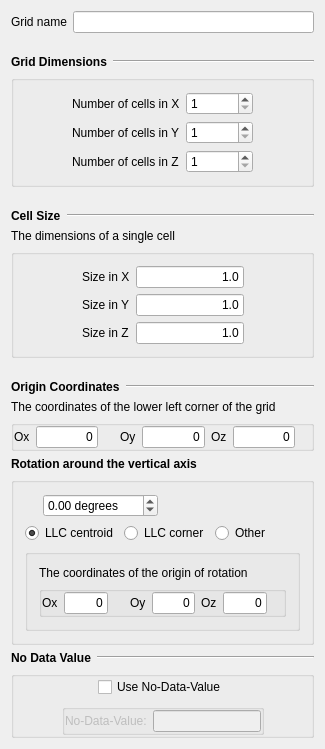
<?xml version="1.0" encoding="UTF-8"?>
<ui version="4.0">
 <class>CsvGridImport</class>
 <widget class="QWidget" name="CsvGridImport">
  <property name="geometry">
   <rect>
    <x>0</x>
    <y>0</y>
    <width>325</width>
    <height>730</height>
   </rect>
  </property>
  <property name="windowTitle">
   <string>Grid Characteristics</string>
  </property>
  <layout class="QVBoxLayout" name="verticalLayout_3">
   <item>
    <layout class="QHBoxLayout">
     <property name="spacing">
      <number>6</number>
     </property>
     <property name="margin">
      <number>0</number>
     </property>
     <item>
      <widget class="QLabel" name="TextLabel4_4">
       <property name="sizePolicy">
        <sizepolicy hsizetype="Fixed" vsizetype="Preferred">
         <horstretch>0</horstretch>
         <verstretch>0</verstretch>
        </sizepolicy>
       </property>
       <property name="text">
        <string>Grid name</string>
       </property>
       <property name="wordWrap">
        <bool>false</bool>
       </property>
      </widget>
     </item>
     <item>
      <widget class="QLineEdit" name="name_">
       <property name="toolTip">
        <string>name of new grid</string>
       </property>
      </widget>
     </item>
    </layout>
   </item>
   <item>
    <spacer name="Spacer6">
     <property name="orientation">
      <enum>Qt::Vertical</enum>
     </property>
     <property name="sizeType">
      <enum>QSizePolicy::Fixed</enum>
     </property>
     <property name="sizeHint" stdset="0">
      <size>
       <width>20</width>
       <height>16</height>
      </size>
     </property>
    </spacer>
   </item>
   <item>
    <layout class="QHBoxLayout">
     <property name="spacing">
      <number>6</number>
     </property>
     <property name="margin">
      <number>0</number>
     </property>
     <item>
      <widget class="QLabel" name="TextLabel1">
       <property name="sizePolicy">
        <sizepolicy hsizetype="Fixed" vsizetype="Fixed">
         <horstretch>0</horstretch>
         <verstretch>0</verstretch>
        </sizepolicy>
       </property>
       <property name="font">
        <font>
         <weight>75</weight>
         <bold>true</bold>
        </font>
       </property>
       <property name="text">
        <string>Grid Dimensions</string>
       </property>
       <property name="wordWrap">
        <bool>false</bool>
       </property>
      </widget>
     </item>
     <item>
      <widget class="Line" name="Line1">
       <property name="sizePolicy">
        <sizepolicy hsizetype="Expanding" vsizetype="Fixed">
         <horstretch>0</horstretch>
         <verstretch>0</verstretch>
        </sizepolicy>
       </property>
       <property name="frameShape">
        <enum>QFrame::HLine</enum>
       </property>
       <property name="frameShadow">
        <enum>QFrame::Sunken</enum>
       </property>
      </widget>
     </item>
    </layout>
   </item>
   <item>
    <widget class="QGroupBox" name="GroupBox1">
     <property name="maximumSize">
      <size>
       <width>32767</width>
       <height>120</height>
      </size>
     </property>
     <property name="title">
      <string/>
     </property>
     <layout class="QHBoxLayout">
      <property name="spacing">
       <number>6</number>
      </property>
      <property name="margin">
       <number>11</number>
      </property>
      <item>
       <spacer name="Spacer9">
        <property name="orientation">
         <enum>Qt::Horizontal</enum>
        </property>
        <property name="sizeType">
         <enum>QSizePolicy::Expanding</enum>
        </property>
        <property name="sizeHint" stdset="0">
         <size>
          <width>20</width>
          <height>20</height>
         </size>
        </property>
       </spacer>
      </item>
      <item>
       <layout class="QGridLayout">
        <property name="margin">
         <number>0</number>
        </property>
        <property name="spacing">
         <number>6</number>
        </property>
        <item row="0" column="0">
         <widget class="QLabel" name="TextLabel4">
          <property name="sizePolicy">
           <sizepolicy hsizetype="Fixed" vsizetype="Preferred">
            <horstretch>0</horstretch>
            <verstretch>0</verstretch>
           </sizepolicy>
          </property>
          <property name="text">
           <string>Number of cells in X</string>
          </property>
          <property name="wordWrap">
           <bool>false</bool>
          </property>
         </widget>
        </item>
        <item row="1" column="1">
         <widget class="QSpinBox" name="ny_">
          <property name="sizePolicy">
           <sizepolicy hsizetype="Maximum" vsizetype="Fixed">
            <horstretch>0</horstretch>
            <verstretch>0</verstretch>
           </sizepolicy>
          </property>
          <property name="maximumSize">
           <size>
            <width>80</width>
            <height>32767</height>
           </size>
          </property>
          <property name="minimum">
           <number>1</number>
          </property>
          <property name="maximum">
           <number>1000000000</number>
          </property>
         </widget>
        </item>
        <item row="2" column="1">
         <widget class="QSpinBox" name="nz_">
          <property name="sizePolicy">
           <sizepolicy hsizetype="Maximum" vsizetype="Fixed">
            <horstretch>0</horstretch>
            <verstretch>0</verstretch>
           </sizepolicy>
          </property>
          <property name="maximumSize">
           <size>
            <width>80</width>
            <height>32767</height>
           </size>
          </property>
          <property name="minimum">
           <number>1</number>
          </property>
          <property name="maximum">
           <number>1000000000</number>
          </property>
         </widget>
        </item>
        <item row="1" column="0">
         <widget class="QLabel" name="TextLabel4_2">
          <property name="sizePolicy">
           <sizepolicy hsizetype="Fixed" vsizetype="Preferred">
            <horstretch>0</horstretch>
            <verstretch>0</verstretch>
           </sizepolicy>
          </property>
          <property name="text">
           <string>Number of cells in Y</string>
          </property>
          <property name="wordWrap">
           <bool>false</bool>
          </property>
         </widget>
        </item>
        <item row="0" column="1">
         <widget class="QSpinBox" name="nx_">
          <property name="sizePolicy">
           <sizepolicy hsizetype="Maximum" vsizetype="Fixed">
            <horstretch>0</horstretch>
            <verstretch>0</verstretch>
           </sizepolicy>
          </property>
          <property name="maximumSize">
           <size>
            <width>80</width>
            <height>32767</height>
           </size>
          </property>
          <property name="minimum">
           <number>1</number>
          </property>
          <property name="maximum">
           <number>100000000</number>
          </property>
         </widget>
        </item>
        <item row="2" column="0">
         <widget class="QLabel" name="TextLabel4_3">
          <property name="sizePolicy">
           <sizepolicy hsizetype="Fixed" vsizetype="Preferred">
            <horstretch>0</horstretch>
            <verstretch>0</verstretch>
           </sizepolicy>
          </property>
          <property name="text">
           <string>Number of cells in Z</string>
          </property>
          <property name="wordWrap">
           <bool>false</bool>
          </property>
         </widget>
        </item>
       </layout>
      </item>
      <item>
       <spacer name="Spacer8">
        <property name="orientation">
         <enum>Qt::Horizontal</enum>
        </property>
        <property name="sizeType">
         <enum>QSizePolicy::Expanding</enum>
        </property>
        <property name="sizeHint" stdset="0">
         <size>
          <width>20</width>
          <height>20</height>
         </size>
        </property>
       </spacer>
      </item>
     </layout>
    </widget>
   </item>
   <item>
    <spacer name="Spacer14_2">
     <property name="orientation">
      <enum>Qt::Vertical</enum>
     </property>
     <property name="sizeType">
      <enum>QSizePolicy::Fixed</enum>
     </property>
     <property name="sizeHint" stdset="0">
      <size>
       <width>20</width>
       <height>16</height>
      </size>
     </property>
    </spacer>
   </item>
   <item>
    <layout class="QHBoxLayout">
     <property name="spacing">
      <number>6</number>
     </property>
     <property name="margin">
      <number>0</number>
     </property>
     <item>
      <widget class="QLabel" name="TextLabel1_2">
       <property name="sizePolicy">
        <sizepolicy hsizetype="Fixed" vsizetype="Fixed">
         <horstretch>0</horstretch>
         <verstretch>0</verstretch>
        </sizepolicy>
       </property>
       <property name="font">
        <font>
         <weight>75</weight>
         <bold>true</bold>
        </font>
       </property>
       <property name="text">
        <string>Cell Size</string>
       </property>
       <property name="wordWrap">
        <bool>false</bool>
       </property>
      </widget>
     </item>
     <item>
      <widget class="Line" name="Line1_2">
       <property name="sizePolicy">
        <sizepolicy hsizetype="Minimum" vsizetype="Fixed">
         <horstretch>0</horstretch>
         <verstretch>0</verstretch>
        </sizepolicy>
       </property>
       <property name="frameShape">
        <enum>QFrame::HLine</enum>
       </property>
       <property name="frameShadow">
        <enum>QFrame::Sunken</enum>
       </property>
      </widget>
     </item>
    </layout>
   </item>
   <item>
    <widget class="QLabel" name="TextLabel2_2">
     <property name="text">
      <string>The dimensions of a single cell</string>
     </property>
     <property name="wordWrap">
      <bool>false</bool>
     </property>
    </widget>
   </item>
   <item>
    <widget class="QGroupBox" name="GroupBox1_2">
     <property name="maximumSize">
      <size>
       <width>32767</width>
       <height>120</height>
      </size>
     </property>
     <property name="title">
      <string/>
     </property>
     <layout class="QHBoxLayout">
      <property name="spacing">
       <number>6</number>
      </property>
      <property name="margin">
       <number>11</number>
      </property>
      <item>
       <spacer name="Spacer9_2">
        <property name="orientation">
         <enum>Qt::Horizontal</enum>
        </property>
        <property name="sizeType">
         <enum>QSizePolicy::Expanding</enum>
        </property>
        <property name="sizeHint" stdset="0">
         <size>
          <width>20</width>
          <height>20</height>
         </size>
        </property>
       </spacer>
      </item>
      <item>
       <layout class="QGridLayout">
        <property name="margin">
         <number>0</number>
        </property>
        <property name="spacing">
         <number>6</number>
        </property>
        <item row="0" column="1">
         <widget class="QLineEdit" name="x_size_">
          <property name="text">
           <string>1.0</string>
          </property>
          <property name="alignment">
           <set>Qt::AlignRight</set>
          </property>
         </widget>
        </item>
        <item row="1" column="1">
         <widget class="QLineEdit" name="y_size_">
          <property name="text">
           <string>1.0</string>
          </property>
          <property name="alignment">
           <set>Qt::AlignRight</set>
          </property>
         </widget>
        </item>
        <item row="2" column="1">
         <widget class="QLineEdit" name="z_size_">
          <property name="text">
           <string>1.0</string>
          </property>
          <property name="alignment">
           <set>Qt::AlignRight</set>
          </property>
         </widget>
        </item>
        <item row="0" column="0">
         <widget class="QLabel" name="TextLabel4_5">
          <property name="sizePolicy">
           <sizepolicy hsizetype="Fixed" vsizetype="Preferred">
            <horstretch>0</horstretch>
            <verstretch>0</verstretch>
           </sizepolicy>
          </property>
          <property name="text">
           <string>Size in X</string>
          </property>
          <property name="wordWrap">
           <bool>false</bool>
          </property>
         </widget>
        </item>
        <item row="1" column="0">
         <widget class="QLabel" name="TextLabel4_2_2">
          <property name="sizePolicy">
           <sizepolicy hsizetype="Fixed" vsizetype="Preferred">
            <horstretch>0</horstretch>
            <verstretch>0</verstretch>
           </sizepolicy>
          </property>
          <property name="text">
           <string>Size in Y</string>
          </property>
          <property name="wordWrap">
           <bool>false</bool>
          </property>
         </widget>
        </item>
        <item row="2" column="0">
         <widget class="QLabel" name="TextLabel4_3_2">
          <property name="sizePolicy">
           <sizepolicy hsizetype="Fixed" vsizetype="Preferred">
            <horstretch>0</horstretch>
            <verstretch>0</verstretch>
           </sizepolicy>
          </property>
          <property name="text">
           <string>Size in Z</string>
          </property>
          <property name="wordWrap">
           <bool>false</bool>
          </property>
         </widget>
        </item>
       </layout>
      </item>
      <item>
       <spacer name="Spacer8_2">
        <property name="orientation">
         <enum>Qt::Horizontal</enum>
        </property>
        <property name="sizeType">
         <enum>QSizePolicy::Expanding</enum>
        </property>
        <property name="sizeHint" stdset="0">
         <size>
          <width>20</width>
          <height>20</height>
         </size>
        </property>
       </spacer>
      </item>
     </layout>
    </widget>
   </item>
   <item>
    <spacer name="Spacer14">
     <property name="orientation">
      <enum>Qt::Vertical</enum>
     </property>
     <property name="sizeType">
      <enum>QSizePolicy::Fixed</enum>
     </property>
     <property name="sizeHint" stdset="0">
      <size>
       <width>20</width>
       <height>16</height>
      </size>
     </property>
    </spacer>
   </item>
   <item>
    <layout class="QHBoxLayout">
     <property name="spacing">
      <number>6</number>
     </property>
     <property name="margin">
      <number>0</number>
     </property>
     <item>
      <widget class="QLabel" name="TextLabel1_2_2">
       <property name="sizePolicy">
        <sizepolicy hsizetype="Fixed" vsizetype="Fixed">
         <horstretch>0</horstretch>
         <verstretch>0</verstretch>
        </sizepolicy>
       </property>
       <property name="font">
        <font>
         <weight>75</weight>
         <bold>true</bold>
        </font>
       </property>
       <property name="text">
        <string>Origin Coordinates</string>
       </property>
       <property name="wordWrap">
        <bool>false</bool>
       </property>
      </widget>
     </item>
     <item>
      <widget class="Line" name="Line1_2_2">
       <property name="sizePolicy">
        <sizepolicy hsizetype="Minimum" vsizetype="Fixed">
         <horstretch>0</horstretch>
         <verstretch>0</verstretch>
        </sizepolicy>
       </property>
       <property name="frameShape">
        <enum>QFrame::HLine</enum>
       </property>
       <property name="frameShadow">
        <enum>QFrame::Sunken</enum>
       </property>
      </widget>
     </item>
    </layout>
   </item>
   <item>
    <widget class="QLabel" name="TextLabel2">
     <property name="text">
      <string>The coordinates of the lower left corner of the grid</string>
     </property>
     <property name="wordWrap">
      <bool>false</bool>
     </property>
    </widget>
   </item>
   <item>
    <widget class="QGroupBox" name="GroupBox1_2_2">
     <property name="maximumSize">
      <size>
       <width>32767</width>
       <height>120</height>
      </size>
     </property>
     <property name="title">
      <string/>
     </property>
     <layout class="QGridLayout">
      <property name="margin">
       <number>0</number>
      </property>
      <item row="0" column="1">
       <widget class="QLineEdit" name="xmn_">
        <property name="text">
         <string>0</string>
        </property>
        <property name="alignment">
         <set>Qt::AlignRight</set>
        </property>
       </widget>
      </item>
      <item row="0" column="2">
       <spacer name="Spacer10_2">
        <property name="orientation">
         <enum>Qt::Horizontal</enum>
        </property>
        <property name="sizeType">
         <enum>QSizePolicy::Fixed</enum>
        </property>
        <property name="sizeHint" stdset="0">
         <size>
          <width>16</width>
          <height>21</height>
         </size>
        </property>
       </spacer>
      </item>
      <item row="0" column="3">
       <widget class="QLabel" name="TextLabel4_5_2_2">
        <property name="sizePolicy">
         <sizepolicy hsizetype="Fixed" vsizetype="Preferred">
          <horstretch>0</horstretch>
          <verstretch>0</verstretch>
         </sizepolicy>
        </property>
        <property name="text">
         <string>Oy</string>
        </property>
        <property name="wordWrap">
         <bool>false</bool>
        </property>
       </widget>
      </item>
      <item row="0" column="4">
       <widget class="QLineEdit" name="ymn_">
        <property name="text">
         <string>0</string>
        </property>
        <property name="alignment">
         <set>Qt::AlignRight</set>
        </property>
       </widget>
      </item>
      <item row="0" column="5">
       <widget class="QLabel" name="TextLabel4_5_2_2_2">
        <property name="sizePolicy">
         <sizepolicy hsizetype="Fixed" vsizetype="Preferred">
          <horstretch>0</horstretch>
          <verstretch>0</verstretch>
         </sizepolicy>
        </property>
        <property name="text">
         <string>Oz</string>
        </property>
        <property name="wordWrap">
         <bool>false</bool>
        </property>
       </widget>
      </item>
      <item row="0" column="6">
       <widget class="QLineEdit" name="zmn_">
        <property name="text">
         <string>0</string>
        </property>
        <property name="alignment">
         <set>Qt::AlignRight</set>
        </property>
       </widget>
      </item>
      <item row="0" column="7">
       <spacer name="Spacer10_2_2">
        <property name="orientation">
         <enum>Qt::Horizontal</enum>
        </property>
        <property name="sizeType">
         <enum>QSizePolicy::Fixed</enum>
        </property>
        <property name="sizeHint" stdset="0">
         <size>
          <width>16</width>
          <height>20</height>
         </size>
        </property>
       </spacer>
      </item>
      <item row="0" column="0">
       <widget class="QLabel" name="TextLabel4_5_2">
        <property name="sizePolicy">
         <sizepolicy hsizetype="Fixed" vsizetype="Preferred">
          <horstretch>0</horstretch>
          <verstretch>0</verstretch>
         </sizepolicy>
        </property>
        <property name="text">
         <string>Ox</string>
        </property>
        <property name="wordWrap">
         <bool>false</bool>
        </property>
       </widget>
      </item>
     </layout>
    </widget>
   </item>
   <item>
    <widget class="QLabel" name="TextLabel1_2_3">
     <property name="sizePolicy">
      <sizepolicy hsizetype="Fixed" vsizetype="Fixed">
       <horstretch>0</horstretch>
       <verstretch>0</verstretch>
      </sizepolicy>
     </property>
     <property name="font">
      <font>
       <weight>75</weight>
       <bold>true</bold>
      </font>
     </property>
     <property name="text">
      <string>Rotation around the vertical axis</string>
     </property>
     <property name="wordWrap">
      <bool>false</bool>
     </property>
    </widget>
   </item>
   <item>
    <widget class="QGroupBox" name="groupBox">
     <property name="title">
      <string/>
     </property>
     <layout class="QVBoxLayout" name="verticalLayout_2">
      <item>
       <layout class="QHBoxLayout" name="horizontalLayout">
        <item>
         <spacer name="horizontalSpacer_2">
          <property name="orientation">
           <enum>Qt::Horizontal</enum>
          </property>
          <property name="sizeHint" stdset="0">
           <size>
            <width>44</width>
            <height>20</height>
           </size>
          </property>
         </spacer>
        </item>
        <item>
         <widget class="QDoubleSpinBox" name="rotation_z_angle_">
          <property name="suffix">
           <string> degrees</string>
          </property>
          <property name="minimum">
           <double>-180.000000000000000</double>
          </property>
          <property name="maximum">
           <double>180.000000000000000</double>
          </property>
         </widget>
        </item>
        <item>
         <spacer name="horizontalSpacer">
          <property name="orientation">
           <enum>Qt::Horizontal</enum>
          </property>
          <property name="sizeHint" stdset="0">
           <size>
            <width>168</width>
            <height>20</height>
           </size>
          </property>
         </spacer>
        </item>
       </layout>
      </item>
      <item>
       <widget class="QWidget" name="rot_pivot_container" native="true">
        <layout class="QVBoxLayout" name="verticalLayout">
         <property name="margin">
          <number>0</number>
         </property>
         <item>
          <layout class="QHBoxLayout" name="horizontalLayout_2">
           <item>
            <widget class="QRadioButton" name="is_rot_origin_centroid">
             <property name="text">
              <string>LLC centroid</string>
             </property>
             <property name="checked">
              <bool>true</bool>
             </property>
             <attribute name="buttonGroup">
              <string notr="true">buttonGroup</string>
             </attribute>
            </widget>
           </item>
           <item>
            <widget class="QRadioButton" name="is_rot_origin_corner">
             <property name="text">
              <string>LLC corner</string>
             </property>
             <attribute name="buttonGroup">
              <string notr="true">buttonGroup</string>
             </attribute>
            </widget>
           </item>
           <item>
            <widget class="QRadioButton" name="is_rot_origin_arbitrary">
             <property name="text">
              <string>Other</string>
             </property>
             <attribute name="buttonGroup">
              <string notr="true">buttonGroup</string>
             </attribute>
            </widget>
           </item>
           <item>
            <spacer name="horizontalSpacer_3">
             <property name="orientation">
              <enum>Qt::Horizontal</enum>
             </property>
             <property name="sizeHint" stdset="0">
              <size>
               <width>18</width>
               <height>20</height>
              </size>
             </property>
            </spacer>
           </item>
          </layout>
         </item>
         <item>
          <widget class="QGroupBox" name="rot_origin_box">
           <property name="enabled">
            <bool>true</bool>
           </property>
           <property name="font">
            <font>
             <strikeout>false</strikeout>
             <kerning>true</kerning>
            </font>
           </property>
           <property name="title">
            <string/>
           </property>
           <layout class="QGridLayout" name="gridLayout_4">
            <item row="1" column="0" colspan="2">
             <widget class="QGroupBox" name="GroupBox1_2_3">
              <property name="maximumSize">
               <size>
                <width>32767</width>
                <height>120</height>
               </size>
              </property>
              <property name="title">
               <string/>
              </property>
              <layout class="QGridLayout" name="_3">
               <property name="margin">
                <number>0</number>
               </property>
               <item row="0" column="0">
                <widget class="QLabel" name="TextLabel4_5_3">
                 <property name="sizePolicy">
                  <sizepolicy hsizetype="Fixed" vsizetype="Preferred">
                   <horstretch>0</horstretch>
                   <verstretch>0</verstretch>
                  </sizepolicy>
                 </property>
                 <property name="text">
                  <string>Ox</string>
                 </property>
                 <property name="wordWrap">
                  <bool>false</bool>
                 </property>
                </widget>
               </item>
               <item row="0" column="1">
                <widget class="QLineEdit" name="x_rot">
                 <property name="text">
                  <string>0</string>
                 </property>
                 <property name="alignment">
                  <set>Qt::AlignRight</set>
                 </property>
                </widget>
               </item>
               <item row="0" column="2">
                <spacer name="Spacer10_3">
                 <property name="orientation">
                  <enum>Qt::Horizontal</enum>
                 </property>
                 <property name="sizeType">
                  <enum>QSizePolicy::Fixed</enum>
                 </property>
                 <property name="sizeHint" stdset="0">
                  <size>
                   <width>16</width>
                   <height>21</height>
                  </size>
                 </property>
                </spacer>
               </item>
               <item row="0" column="3">
                <widget class="QLabel" name="TextLabel4_5_2_3">
                 <property name="sizePolicy">
                  <sizepolicy hsizetype="Fixed" vsizetype="Preferred">
                   <horstretch>0</horstretch>
                   <verstretch>0</verstretch>
                  </sizepolicy>
                 </property>
                 <property name="text">
                  <string>Oy</string>
                 </property>
                 <property name="wordWrap">
                  <bool>false</bool>
                 </property>
                </widget>
               </item>
               <item row="0" column="4">
                <widget class="QLineEdit" name="y_rot">
                 <property name="text">
                  <string>0</string>
                 </property>
                 <property name="alignment">
                  <set>Qt::AlignRight</set>
                 </property>
                </widget>
               </item>
               <item row="0" column="5">
                <widget class="QLabel" name="TextLabel4_5_2_2_3">
                 <property name="sizePolicy">
                  <sizepolicy hsizetype="Fixed" vsizetype="Preferred">
                   <horstretch>0</horstretch>
                   <verstretch>0</verstretch>
                  </sizepolicy>
                 </property>
                 <property name="text">
                  <string>Oz</string>
                 </property>
                 <property name="wordWrap">
                  <bool>false</bool>
                 </property>
                </widget>
               </item>
               <item row="0" column="6">
                <widget class="QLineEdit" name="z_rot">
                 <property name="text">
                  <string>0</string>
                 </property>
                 <property name="alignment">
                  <set>Qt::AlignRight</set>
                 </property>
                </widget>
               </item>
               <item row="0" column="7">
                <spacer name="Spacer10_2_3">
                 <property name="orientation">
                  <enum>Qt::Horizontal</enum>
                 </property>
                 <property name="sizeType">
                  <enum>QSizePolicy::Fixed</enum>
                 </property>
                 <property name="sizeHint" stdset="0">
                  <size>
                   <width>16</width>
                   <height>20</height>
                  </size>
                 </property>
                </spacer>
               </item>
              </layout>
             </widget>
            </item>
            <item row="0" column="0" colspan="2">
             <widget class="QLabel" name="TextLabel2_3">
              <property name="text">
               <string>The coordinates of the origin of rotation </string>
              </property>
              <property name="wordWrap">
               <bool>false</bool>
              </property>
             </widget>
            </item>
           </layout>
          </widget>
         </item>
        </layout>
       </widget>
      </item>
     </layout>
    </widget>
   </item>
   <item>
    <layout class="QHBoxLayout">
     <property name="spacing">
      <number>6</number>
     </property>
     <property name="margin">
      <number>0</number>
     </property>
     <item>
      <widget class="QLabel" name="TextLabel1_2_2_2_2">
       <property name="sizePolicy">
        <sizepolicy hsizetype="Fixed" vsizetype="Fixed">
         <horstretch>0</horstretch>
         <verstretch>0</verstretch>
        </sizepolicy>
       </property>
       <property name="font">
        <font>
         <weight>75</weight>
         <bold>true</bold>
        </font>
       </property>
       <property name="text">
        <string>No Data Value</string>
       </property>
       <property name="wordWrap">
        <bool>false</bool>
       </property>
      </widget>
     </item>
     <item>
      <widget class="Line" name="Line1_2_2_2_2">
       <property name="sizePolicy">
        <sizepolicy hsizetype="Minimum" vsizetype="Fixed">
         <horstretch>0</horstretch>
         <verstretch>0</verstretch>
        </sizepolicy>
       </property>
       <property name="frameShape">
        <enum>QFrame::HLine</enum>
       </property>
       <property name="frameShadow">
        <enum>QFrame::Sunken</enum>
       </property>
      </widget>
     </item>
    </layout>
   </item>
   <item>
    <widget class="QGroupBox" name="groupBox5">
     <property name="title">
      <string/>
     </property>
     <layout class="QVBoxLayout">
      <property name="margin">
       <number>0</number>
      </property>
      <item>
       <layout class="QHBoxLayout">
        <property name="margin">
         <number>0</number>
        </property>
        <item>
         <spacer name="spacer24">
          <property name="orientation">
           <enum>Qt::Horizontal</enum>
          </property>
          <property name="sizeType">
           <enum>QSizePolicy::Expanding</enum>
          </property>
          <property name="sizeHint" stdset="0">
           <size>
            <width>31</width>
            <height>21</height>
           </size>
          </property>
         </spacer>
        </item>
        <item>
         <widget class="QCheckBox" name="use_no_data_value_">
          <property name="text">
           <string>Use No-Data-Value</string>
          </property>
         </widget>
        </item>
        <item>
         <spacer name="spacer25">
          <property name="orientation">
           <enum>Qt::Horizontal</enum>
          </property>
          <property name="sizeType">
           <enum>QSizePolicy::Expanding</enum>
          </property>
          <property name="sizeHint" stdset="0">
           <size>
            <width>31</width>
            <height>20</height>
           </size>
          </property>
         </spacer>
        </item>
       </layout>
      </item>
      <item>
       <layout class="QHBoxLayout">
        <property name="margin">
         <number>0</number>
        </property>
        <item>
         <spacer name="spacer23">
          <property name="orientation">
           <enum>Qt::Horizontal</enum>
          </property>
          <property name="sizeType">
           <enum>QSizePolicy::Expanding</enum>
          </property>
          <property name="sizeHint" stdset="0">
           <size>
            <width>22</width>
            <height>21</height>
           </size>
          </property>
         </spacer>
        </item>
        <item>
         <widget class="QGroupBox" name="NoDataValueBox">
          <property name="enabled">
           <bool>false</bool>
          </property>
          <property name="title">
           <string/>
          </property>
          <layout class="QHBoxLayout">
           <property name="margin">
            <number>0</number>
           </property>
           <item>
            <widget class="QLabel" name="textLabel1">
             <property name="text">
              <string>No-Data-Value:</string>
             </property>
             <property name="wordWrap">
              <bool>false</bool>
             </property>
            </widget>
           </item>
           <item>
            <widget class="QLineEdit" name="no_data_value_edit_"/>
           </item>
          </layout>
         </widget>
        </item>
        <item>
         <spacer name="spacer22">
          <property name="orientation">
           <enum>Qt::Horizontal</enum>
          </property>
          <property name="sizeType">
           <enum>QSizePolicy::Expanding</enum>
          </property>
          <property name="sizeHint" stdset="0">
           <size>
            <width>22</width>
            <height>21</height>
           </size>
          </property>
         </spacer>
        </item>
       </layout>
      </item>
     </layout>
    </widget>
   </item>
   <item>
    <spacer name="verticalSpacer">
     <property name="orientation">
      <enum>Qt::Vertical</enum>
     </property>
     <property name="sizeHint" stdset="0">
      <size>
       <width>20</width>
       <height>81</height>
      </size>
     </property>
    </spacer>
   </item>
  </layout>
 </widget>
 <layoutdefault spacing="6" margin="11"/>
 <pixmapfunction>qPixmapFromMimeSource</pixmapfunction>
 <tabstops>
  <tabstop>name_</tabstop>
  <tabstop>nx_</tabstop>
  <tabstop>ny_</tabstop>
  <tabstop>nz_</tabstop>
 </tabstops>
 <resources/>
 <connections>
  <connection>
   <sender>use_no_data_value_</sender>
   <signal>toggled(bool)</signal>
   <receiver>NoDataValueBox</receiver>
   <slot>setEnabled(bool)</slot>
   <hints>
    <hint type="sourcelabel">
     <x>20</x>
     <y>20</y>
    </hint>
    <hint type="destinationlabel">
     <x>20</x>
     <y>20</y>
    </hint>
   </hints>
  </connection>
 </connections>
 <buttongroups>
  <buttongroup name="buttonGroup"/>
 </buttongroups>
</ui>
